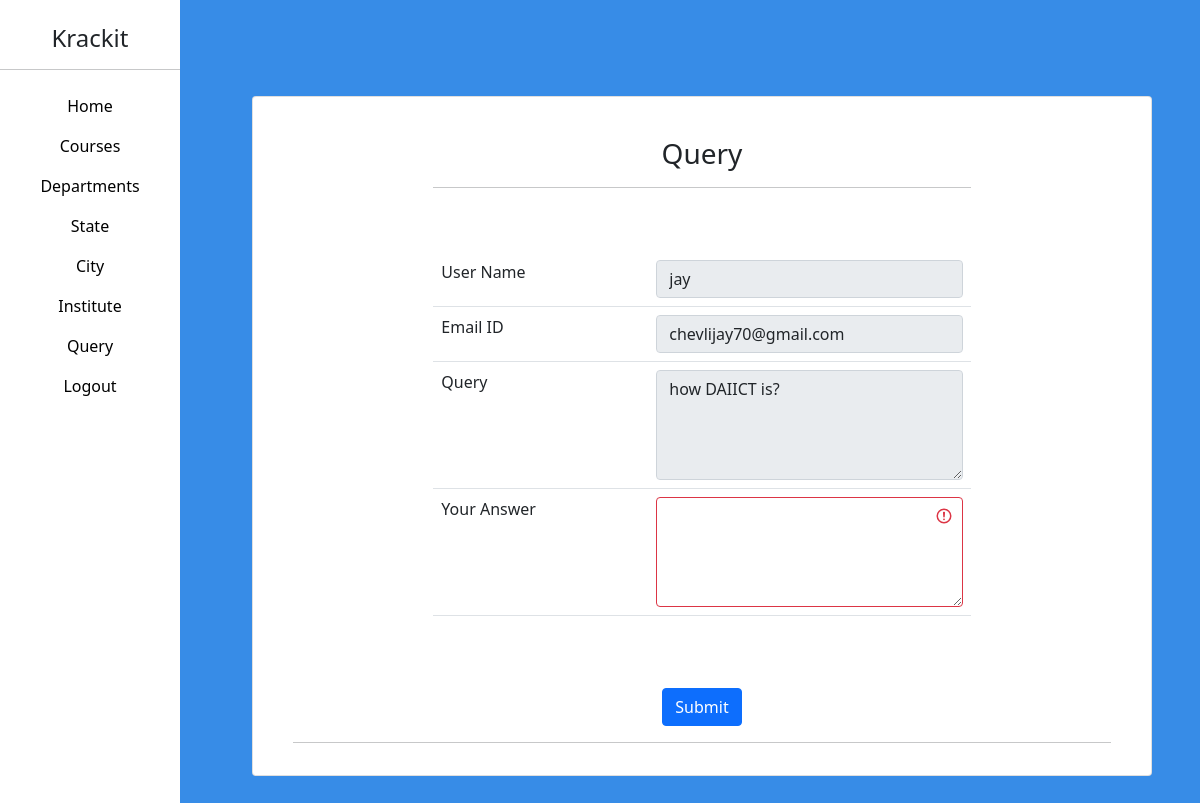
Screenshot of /admin_query_answer.php?queryid=14 (signed in) with the database file from the repository.
### tables this page shows
CREATE TABLE `tbl_query` (
  `cc_query_id` int(11) NOT NULL,
  `cc_query_username` text NOT NULL,
  `cc_query_email` varchar(50) NOT NULL,
  `cc_query_description` varchar(5000) NOT NULL,
  `cc_query_ans` varchar(5000) DEFAULT NULL
);

### admin_query_answer.php (the view, shortened to what this page needs)
<?php
    include('conn.php');
    $qid=$_GET['queryid'];
    $sql="select * from tbl_query where cc_query_id=$qid";
    $res=mysqli_query($conn,$sql);
    $row=mysqli_fetch_assoc($res);
?>
<!DOCTYPE html>
<html lang="en">
<head>
    <link href="https://cdn.jsdelivr.net/npm/bootstrap@5.1.3/dist/css/bootstrap.min.css" rel="stylesheet">
    <link rel="stylesheet" href="https://cdnjs.cloudflare.com/ajax/libs/font-awesome/4.7.0/css/font-awesome.min.css">
</head>
<body class="clri">
<div class="row clri">
    <div class="col-md-2">
        <?php
            include('admin_nav_bar.php');
        ?>
    </div>
    <div class="col-md-10">
    <form method="post" enctype="multipart/form-data" class="was-validated">
        <br>
        <br>
        <div class="card bg-white p-3 m-5">
            <br>
        <div class="container" align="center">
            <div class="row">
                <div class="col-md-2"></div>
                <div class="col-md-8">
                    <h3 align="center">Query</h3>
                    <hr>
                    <table class="table" width=100%>
                        <tr>
                            <td width=40%>User Name</td>
                            <td><input type="text" value="<?php echo $row['cc_query_username']; ?>" name="qusnm" class="form-control" disabled></td>
                        </tr>
                        <tr>
                            <td width=40%>Email ID</td>
                            <td><input type="text" value="<?php echo $row['cc_query_email']; ?>" name="qemail" class="form-control" disabled></td>
                        </tr>
                        <tr>
                            <td width=40%>Query</td>
                            <td><textarea name="qdesc" class="form-control" rows=4 disabled><?php echo $row['cc_query_description'];?></textarea></td>
                        </tr>
                        <tr>
                            <td width=40%>Your Answer</td>
                            <td><textarea name="qans" class="form-control" rows=4 required></textarea></td>
                        </tr>
                    </table>
                </div>
                <div class="col-md-2"></div>
            </div>
            <br>
            <br>
            <button type="submit" name="btnsub" class="btn btn-primary">Submit</button>
            <hr>
        </div>
        </div>
</form>
</div>
</body>
</html>

### admin_query_answer.php (style rules this page uses)
.clri { background-color: #378CE7; background-size: cover; background-repeat: no-repeat; }

### rows the page displays
tbl_query: qusnm "jay", qemail "chevlijay70@gmail.com", qdesc "how DAIICT is?"
